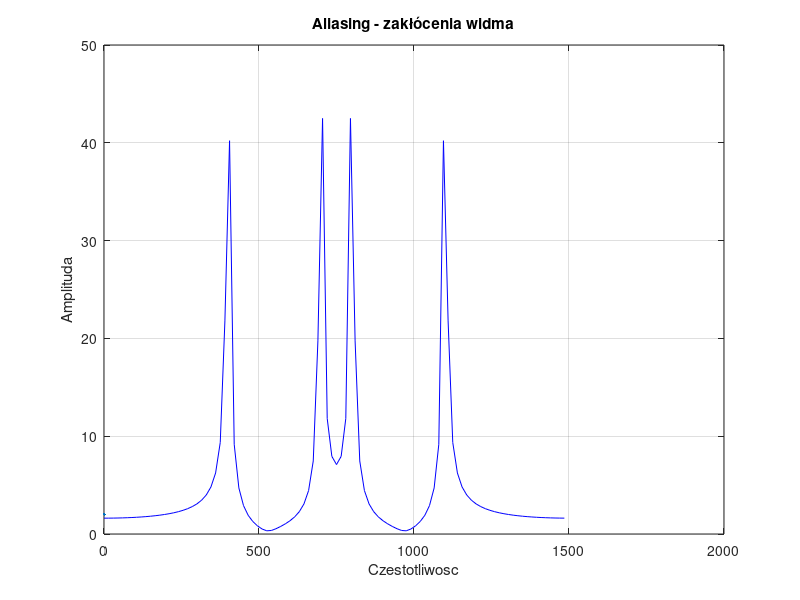

Here is the MATLAB script that generated this plot:
% Autor Jakub Płoskonka
% 12 05 2025
% zadanie 2_1
% Aliasing w dft
clc; clear; close all;
dt = 0.00001;
f0 = 400;
f1 = 700;
fs = 1500;
N = 100;
to = 0;
t = to : dt : N/fs;
s = sin(2*pi*f0*t) + sin(2*pi*f1*t);

n = 0 : N-1;
ts = n/fs;
x = sin(2*pi*f0*ts) + sin(2*pi*f1*ts);
f = n * fs/N;

X=fft(x);

figure(1)
    plot(f,abs(X),'b-', LineWidth=2);hold on; grid on;
    xlabel('Czestotliwosc');
    ylabel('Amplituda');
    title('Aliasing - zakłócenia widma')

